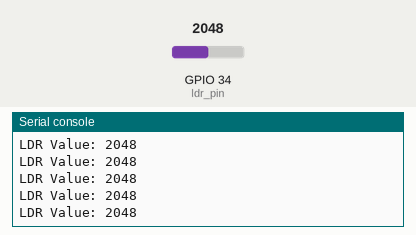
This program was run on a simulated ESP32 board running MicroPython. Shown: the last lines printed to the serial console. The inputs (shaded band) are chosen by the test bench; at power-on: GPIO 34 (ldr_pin) = 2048 (analog values on the 0–4095 scale).

Above: at 1.2 s.
1.3 s: GPIO 34 (ldr_pin) set to 2866
At 1.31 s:
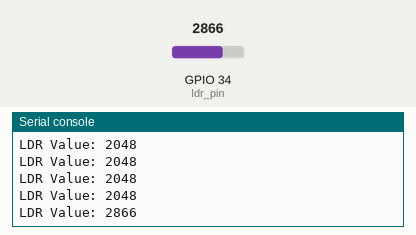
2.8 s: GPIO 34 (ldr_pin) set to 3603
At 2.81 s:
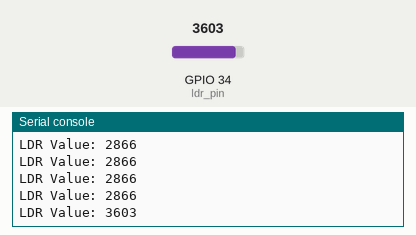
Timing chart, 0 to 5.8 s (numbered marks = the images above; inputs shaded):
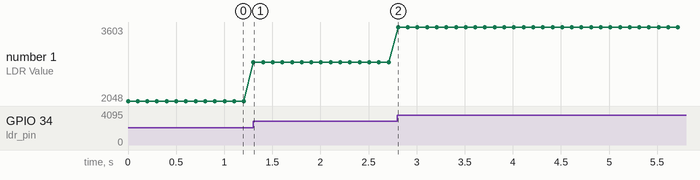

Measured:
- after the input at 1.3 s, the serial console: prints a new line at once (image 1)
- after the input at 2.8 s, the serial console: prints a new line at once (image 2)
- plotted number 1: 2048 → 2866 after the input at 1.3 s, 2866 → 3603 after the input at 2.8 s

The program:

analog_ldr.py
```python
from machine import ADC, Pin
import time

# Configure ADC for GPIO34
ldr_pin = ADC(Pin(34))
ldr_pin.atten(ADC.ATTN_11DB)  # Set attenuation to read full 0-3.3V range
ldr_pin.width(ADC.WIDTH_12BIT)  # Set 12-bit resolution

while True:
    ldr_value = ldr_pin.read()  # Read the analog value
    print("LDR Value:", ldr_value)
    time.sleep(0.1)  # Delay for 1 second
```
